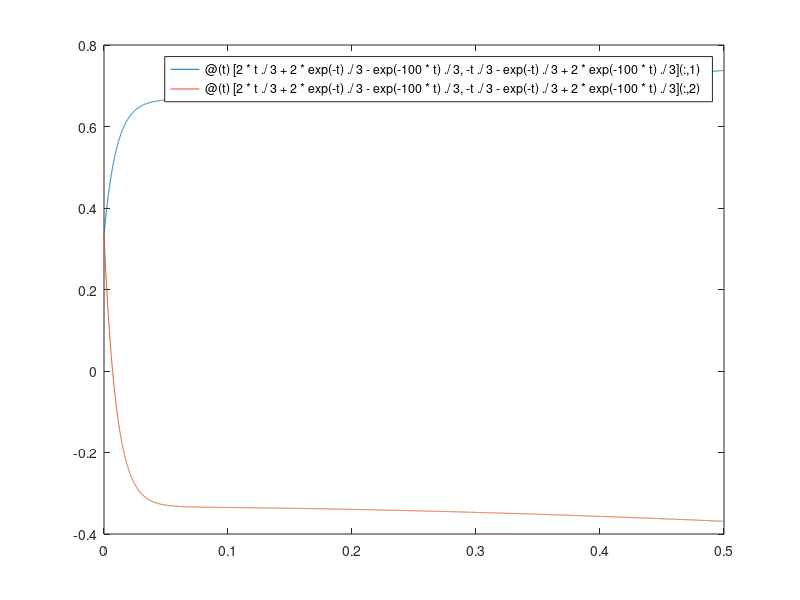

Write the MATLAB code that produced this figure. (Note: this script raises an error after producing the figure.)
%%% Problem 5.11.9

% set universal parameters
f = @(t,w) [32*w(1)+66*w(2)+2*t./3+2/3 -66*w(1)-133*w(2)-t./3-1/3];
inits = [1/3  1/3];
a = 0;
b = 0.5;

% set actual solution
sol = @(t) [2*t./3+2*exp(-t)./3-exp(-100*t)./3 -t./3-exp(-t)./3+2*exp(-100*t)./3];

% plot solution to figure 1
figure(1)
fplot(sol, [0 0.5]);
hold on

%% Part (a)
% accumulate data for part (a)
N = round((b-a)./0.1);
[t_a,w_a] = RK4SystemSolve(f,a,b,inits,N);
err_a = abs(sol(t_a) - w_a);

% plot data for part (a)
figure(2)
plot(t_a, log10(err_a));
legend('log_{10}(error_1)','log_{10}(error_2)');
xlabel('t_i');
ylabel('log_{10}(error(t_i))');
title('Plot of log_{10}(error) of RK4 solution with h = 0.1');

%% Part (b)
% accumulate data for part (b)
N = round((b-a)./0.025);
[t_b,w_b] = RK4SystemSolve(f,a,b,inits,N);
err_b = abs(sol(t_b) - w_b);

% add data to figure 1 to compare with actual solution
figure(1)
plot(t_b, w_b);
legend('u_1(t)','u_2(t)','w_{1}(t_i)','w_{2}(t_i)');
xlabel('t');
ylabel('u(t) and w(t)');
title('Comparision of actual solution and RK4 solution with h=0.025');